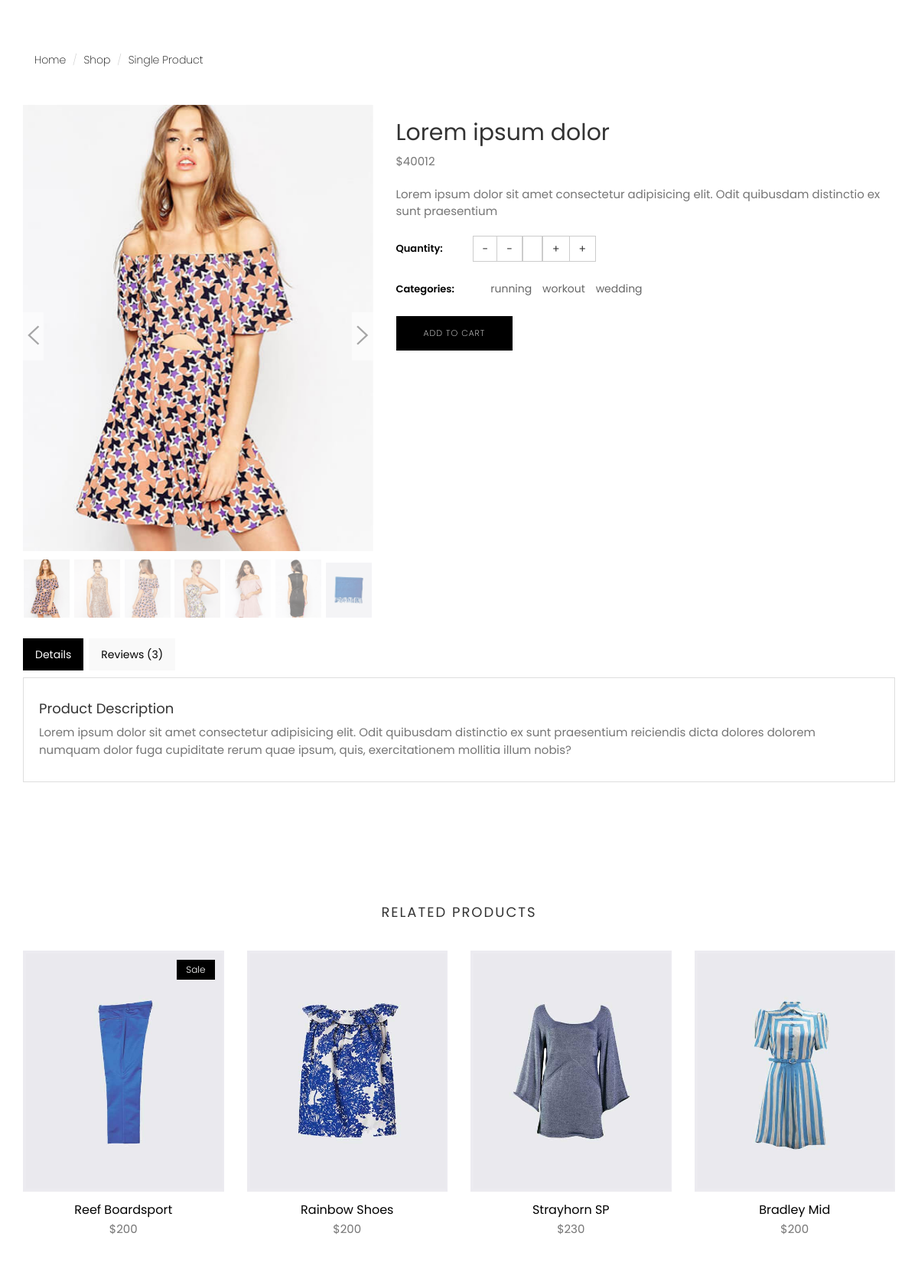
Page /products/lorem-ipsum-dolor/ on the earlier database version.
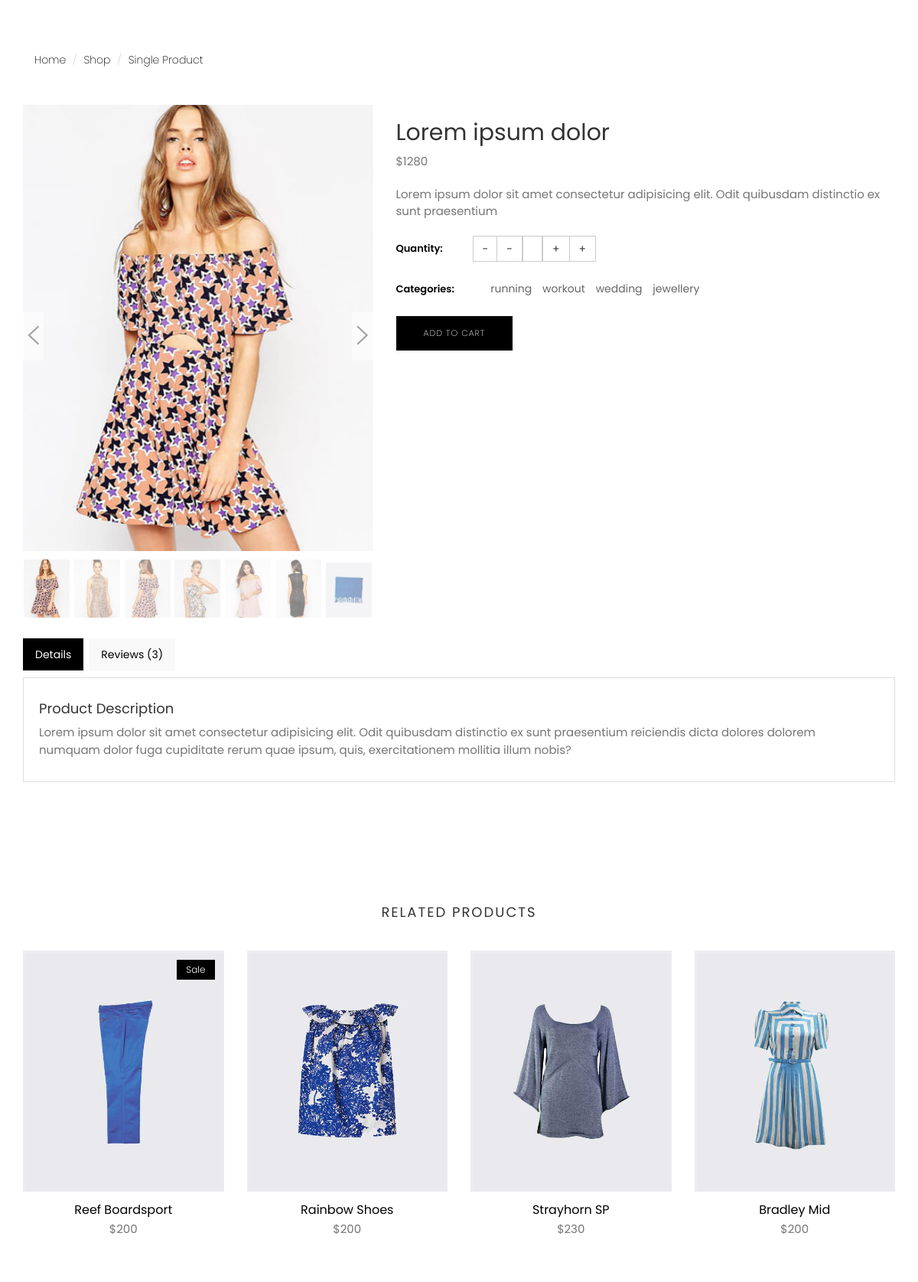
Same page on the later database version.
### product_module/models.py (models this page shows, shortened)
class Product(models.Model):
    image=models.ImageField(upload_to='images/products',null=True,blank=True)
    title=models.CharField(max_length=300,db_index=True)
    price=models.PositiveIntegerField()
    discount_price=models.PositiveIntegerField(null=True,blank=True)
    is_active=models.BooleanField(default=True)
    is_delete=models.BooleanField(default=False)
    added_date=models.DateTimeField(auto_now_add=True)
    updated_date=models.DateTimeField(auto_now=True)
    slug=models.SlugField(blank=True,null=True,db_index=True)
    content=models.TextField(null=True,blank=True)
    short_description=models.CharField(max_length=320,db_index=True,null=True,blank=True)
    brand=models.ForeignKey(ProductBrand,on_delete=models.SET_NULL,blank=True,null=True)
    category=models.ManyToManyField(ProductCategory)
    rating=models.PositiveIntegerField(default=0,validators=[MaxValueValidator(5),MinValueValidator(0)],blank=True,null=True)
    sorting=models.ForeignKey(ProductSorting,on_delete=models.PROTECT,null=True,blank=True)
    class Meta:
        verbose_name='product'
        verbose_name_plural='products'

class ProductCategory(models.Model):
    class ProductCategoryPosition(models.TextChoices):
        right='right','position of this banner is enitre of right'
        top_left='top_left','position of this banner is top of left side'
        bottom_left='bottom_left','position of this banner is bottom of left side'
    parent=models.ForeignKey('ProductCategory',on_delete=models.CASCADE,null=True,blank=True)
    title=models.CharField(max_length=300,db_index=True)
    url_title=models.CharField(max_length=300)
    is_active=models.BooleanField(default=True)
    is_delete=models.BooleanField(default=False)
    is_banner=models.BooleanField(default=False)
    image=models.ImageField(upload_to='images/product-category-banners',blank=True,null=True)
    position=models.CharField(max_length=150,choices=ProductCategoryPosition.choices,blank=True,null=True)
    short_description_banner=models.CharField(max_length=511,null=True,blank=True)
    class Meta:
        verbose_name='category'
        verbose_name_plural='categories'

### product_module/views.py (the view)
# urls.py: path('<slug:slug>/',views.ProductDetailView.as_view(),name='product-detail'),
class ProductDetailView(DetailView):
    template_name='product_module/product_detail.html'
    model=Product
    def get_queryset(self):
        return super().get_queryset()
    def get_context_data(self, **kwargs):
        context = super().get_context_data(**kwargs)
        loaded_product=self.object
        context['categories']=ProductCategory.objects.filter(product=loaded_product)
        user_ip=get_client_ip(self.request)
        has_been_visited=ProductVisit.objects.filter(ip__exact=user_ip,product_id=loaded_product.id).exists()
        if self.request.user.is_authenticated:
            user_id=self.request.user.id
        else:
            user_id=None
        if not has_been_visited:
            new_visit=ProductVisit(ip=user_ip,product_id=loaded_product.id,user_id=user_id)
            new_visit.save()
        return context

### order_module/context_processors.py (called while the page is built)
def basket_products(request):
    user_basket=OrderBasket.objects.prefetch_related('order_detail').filter(is_paid=False,user_id=request.user.id).first()
    if user_basket is not None:
        return {'user_basket':user_basket}
    else:
        return {'user_basket':None}

### utils/http_service.py (called while the page is built)
def get_client_ip(request:HttpRequest):
    request=request.META
    if request.get('HTTP_X_FORWARDED_FOR'):
        ip=request.get('HTTP_X_FORWARDED_FOR').split(',')[0]
    else:
        ip=request.get('REMOTE_ADDR')
    return ip

### product_module/templates/product_module/product_detail.html (shortened to what the changed rows need)
{% extends "base.html" %}
{% load static %}
{% block header_references %}
  <link rel="stylesheet" href="plugins/themefisher-font/style.css">
  <link rel="stylesheet" href="plugins/bootstrap/css/bootstrap.min.css">
  <link rel="stylesheet" href="plugins/animate/animate.css">
  <link rel="stylesheet" href="plugins/slick/slick.css">
  <link rel="stylesheet" href="plugins/slick/slick-theme.css">
  <link rel="stylesheet" href="css/style.css">
{% endblock header_references %}
{% block content %}
<section class="single-product">
	<div class="container">
		<div class="row mt-20">
			<div class="col-md-7">
				<div class="single-product-details">
					<h2>{{product.title}}</h2>
					<p class="product-price">${{product.price}}</p>
					<p class="product-description mt-20">
						{{product.short_description}}
					</p>
					<div class="product-quantity">
						<span>Quantity:</span>
						<div class="product-quantity-slider">
						</div>
					</div>
					<div class="product-category">
						<span>Categories:</span>
						<ul style="display:inline;">
							{% for category in categories %}
								<li><a href="{% url "products-by-category" category=category.url_title %}">{{category.url_title}}</a></li>
							{% endfor %}
						</ul>
					</div>
					<button onclick="addProductToBasket({{product.id}})" type="submit" class="btn btn-main mt-20">Add To Cart</button>
				</div>
			</div>
		</div>
		<div class="row">
			<div class="col-xs-12">
				<div class="tabCommon mt-20">
					<div class="tab-content patternbg">
						<div id="details" class="tab-pane fade active in">
							<h4>Product Description</h4>
							<p>{{product.content}}</p>
						</div>
					</div>
				</div>
			</div>
		</div>
	</div>
</section>
<section class="products related-products section">
	<div class="container">
		<div class="row">
			<div class="title text-center">
				<h2>Related Products</h2>
			</div>
		</div>
	</div>
</section>
{% endblock content %}

Differences in the rows shown:
changed Product "Lorem ipsum dolor": price "40012" → "1280"
added ProductCategory: url_title "jewellery"
